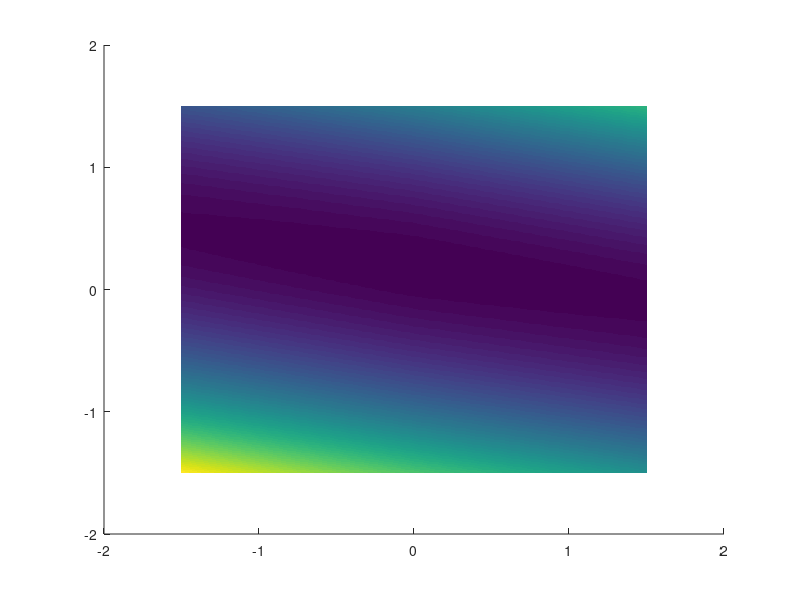

Here is the MATLAB script that generated this plot: (Note: this script raises an error after producing the figure.)
%%
% Display ista in 2D

rep = '../results/ista/';
[~,~] = mkdir(rep);
% addpath('../toolbox/');


% dictionary, with 2 atoms
D = randn(2,2);

if not(exist('eta'))
    eta = 4;
end
D = [[1;0], [eta;1]];

% thought after solution 
u0 = [1;0];
y = D*u0;

lambda = .3;

a = 1.5; 
q = 501;
t = linspace(-a,a,q);
[Y,X] = meshgrid(t,t);
Z = [X(:),Y(:)]';

mynorm = @(x)norm(x(:));
f = @(Z)1/2*sum(repmat(y, [1 size(Z,2)]) - D*Z).^2 + lambda * sum(abs(Z));

F = reshape(f(Z), [q q]);
% draw
r = 15;
clf; hold on;
imagesc(t,t,F');
% contour(t,t,D',r, 'k--');
colormap(parula(r+1));
axis([-a a -a a]); axis equal; axis off;
% plot the axes
plot([-a a], [0 0], 'k--', 'LineWidth', 2);
plot([0 0], [-a a],  'k--', 'LineWidth', 2);

if not(exist('P')) && 0
    P = [];
    while true
        [x0,x1,button] = ginput(1);
        if button==3
            break;
        end
        P(:,end+1) = [x0;x1];
        plot(x0, x1, 'b.', 'MarkerSize', 25);
    end
end

r = 12;
u = .5/r + (0:r-1)/r;
P = .95*a*[cos(2*pi*u); sin(2*pi*u)];

tau = .05/norm(D)^2;
niter = 1000;
for i=1:size(P,2)
    x = P(:,i);
    X = ista(D,y,x,lambda,tau, niter);
    PlotTrajectory(X(1,:),X(2,:));
    plot(x(1), x(2), 'b.', 'MarkerSize', 25);
    plot(X(1,end), X(2,end), 'r.', 'MarkerSize', 25);
    drawnow;
end
saveas(gcf, [rep 'ista-' num2str( round(100*eta) ) '.png'], 'png');
